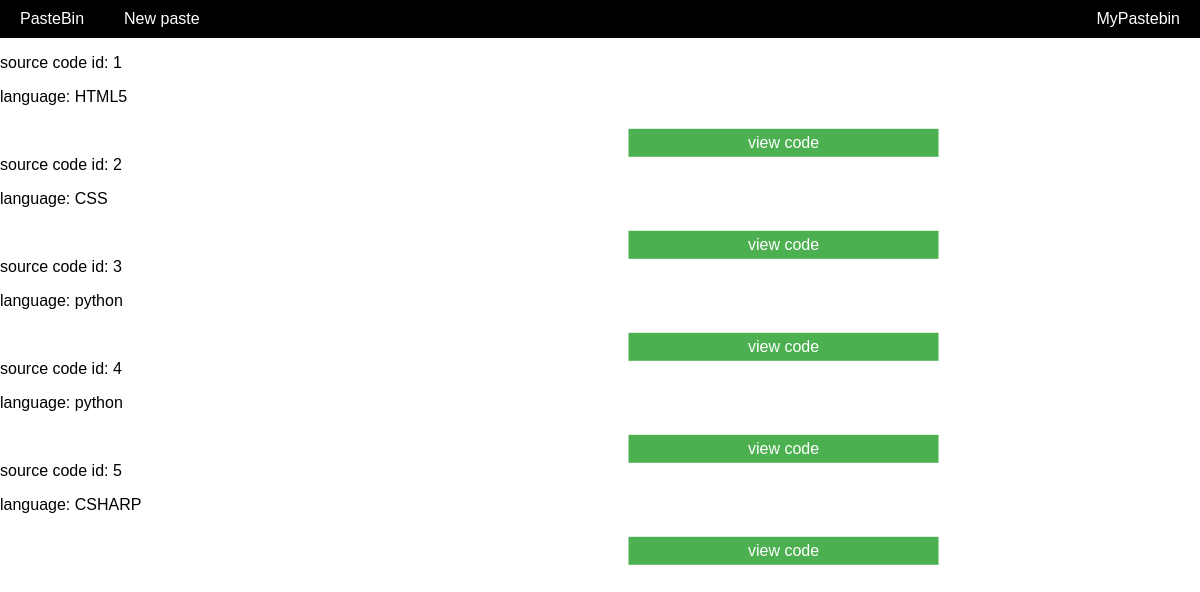
The app's page /profile (signed in), older data.
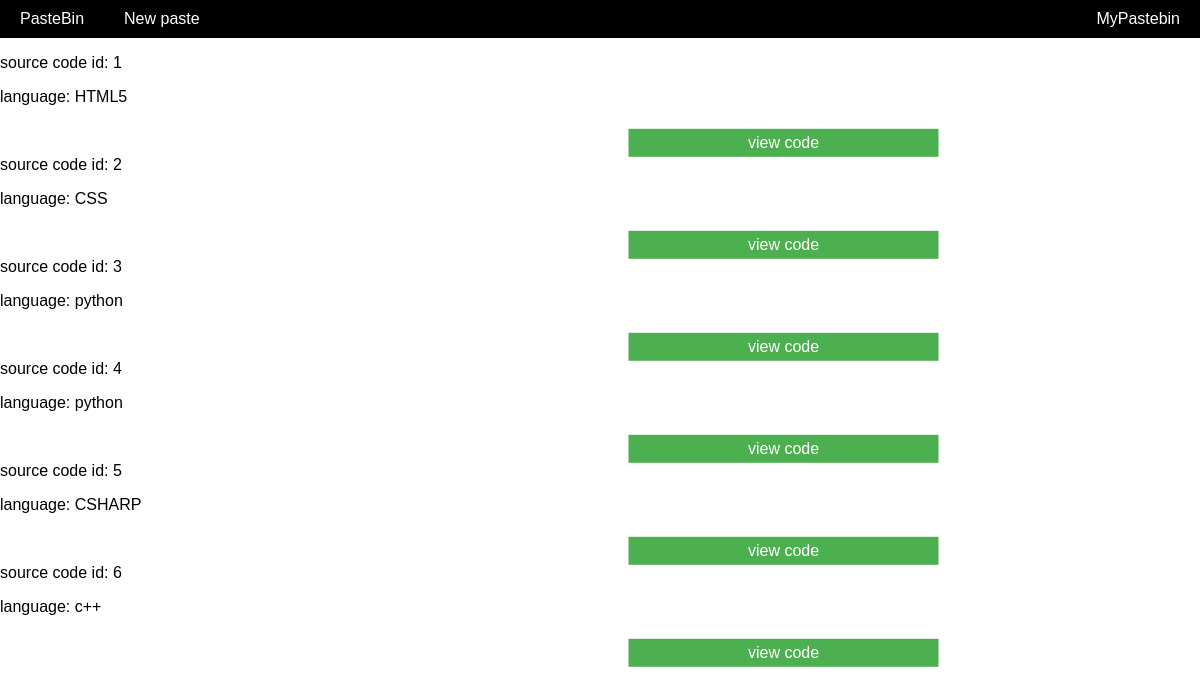
The same page, newer data.
### model.py (models this page shows)
class BaseMode(Model):
    class Meta:
        database = database

class Src(BaseMode):
    text = TextField()
    language  = CharField()
    owner = ForeignKeyField(User, db_column='owner', related_name='srcs', to_field='email')

### app.py (the view)
@app.route('/profile')
def profile():
     queryList=get_srcs_by_email(session['user']['email'])
     srcList=[]
     for q in queryList:
         print(q)
         src=get_src_by_id(q)
         print(src)
         d={'id':q,'src':src[0],'language':src[1]}
         srcList.append(d)
     return render_template('profile.html',list=srcList,loged=isLogged())

### app.py (called while the page is built)
def isLogged():
    loged = True
    if session.get('user') is None:
        loged = False
    return loged

### model.py (called while the page is built)
def get_srcs_by_email(user_email):
    quaries = Src.select().join(User).where(User.email == user_email)
    return list(quaries)

def get_src_by_id(src_id):
    try:
        quary = Src.select().where(Src.id == src_id).get()
        return quary.text, quary.language
    except Src.DoesNotExist:
        return None

### templates/profile.html
{% extends "base.html" %}
{% block content %}
<body>
    {% for i in list %}
    <p>source code id: {{i['id']}}</p>
    <p>language: {{i['language']}}</p>
    <a href="http://localhost:5000/viewPaste/{{i['id']}}" class="button">view code</a>
    <br>
    {% endfor %}
</body>
{% endblock %}

### templates/base.html (shortened to what this page needs)
<!DOCTYPE html>
<html>
<head>
</head>
<body>
<div class="header">
		<div class="navbar">
			<a href="http://localhost:5000/home">PasteBin</a>
	        <a href="http://localhost:5000/newpaste">New paste</a>
			{% if loged==True %}
			<a href="http://localhost:5000/profile" class="right">MyPastebin</a>
			{% else %}
	        <a href="http://localhost:5000/login" class="right">log in</a>
            {% endif %}
		 </div>
</div>
{% block content %}{% endblock %}
</body>
</html>

### templates/base.html (style rules this page uses)
.navbar a { float: left; display: block; color: white; text-align: center; padding: 10px 20px; text-decoration: none; }
.navbar a.right { float: right; }
.navbar { overflow: hidden; background-color: black ; }
body { font-family: Arial, Helvetica, sans-serif; margin: 0; background-size: auto; background-position: center; background-repeat: no-repeat; }
.button { background-color: #4CAF50; border: none; color: white; padding: 5px; font-size: 13px; width: 300px; text-align: center; text-decoration: none; display: block; font-size: 16px; margin: 25px 60px; cursor: pointer; float: right; transform: translate(-65% , -65%); }

Row changes from the older to the newer data that the page shows:
added Src: id "6", language "c++"
